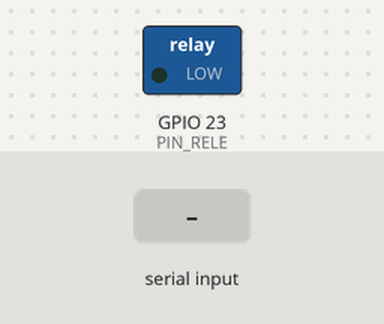
The sketch below on a simulated ESP32. On the bench: switched loads named in the sketch (green lamp = pin HIGH). The test bench sets the inputs (shaded band).

Above: at 1.2 s.
1.3 s: "1\n" received over Serial
At 2.2 s:
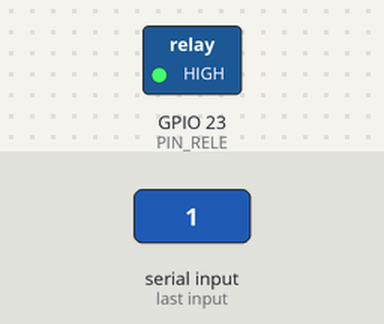
2.8 s: "0\n" received over Serial
At 3.3 s:
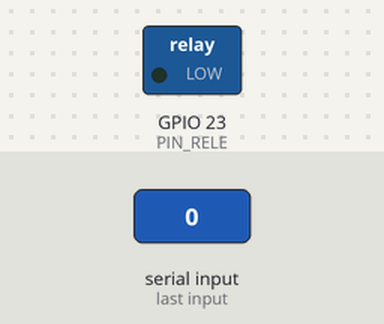
Timing chart, 0 to 5.8 s (numbered marks = the images above; inputs shaded):
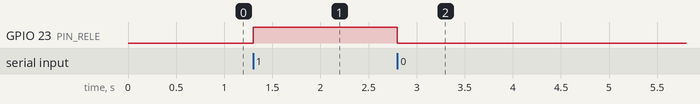

The sketch:

esp32_acceso.ino
```cpp
// ESP32 por USB serial: compatible con el protocolo existente 1\n / 0\n.
// Ajusta el pin y la polaridad al módulo de relé de tu montaje.
constexpr int PIN_RELE = 23;
constexpr bool ACTIVO_ALTO = true;

void escribirEstado(bool activo) {
  digitalWrite(PIN_RELE, activo == ACTIVO_ALTO ? HIGH : LOW);
}

void setup() {
  pinMode(PIN_RELE, OUTPUT);
  escribirEstado(false);
  Serial.begin(115200);
}

void loop() {
  static char comando = 0;
  static bool invalido = false;
  while (Serial.available()) {
    char c = Serial.read();
    if (c == '\n') {
      if (!invalido && (comando == '1' || comando == '0')) {
        escribirEstado(comando == '1');
      }
      comando = 0;
      invalido = false;
    } else if (c != '\r') {
      if (comando != 0 || (c != '0' && c != '1')) invalido = true;
      comando = c;
    }
  }
}
```

Measured:
- after the input at 1.3 s, GPIO 23 (PIN_RELE): LOW → HIGH at once
- after the input at 2.8 s, GPIO 23 (PIN_RELE): HIGH → LOW at once
